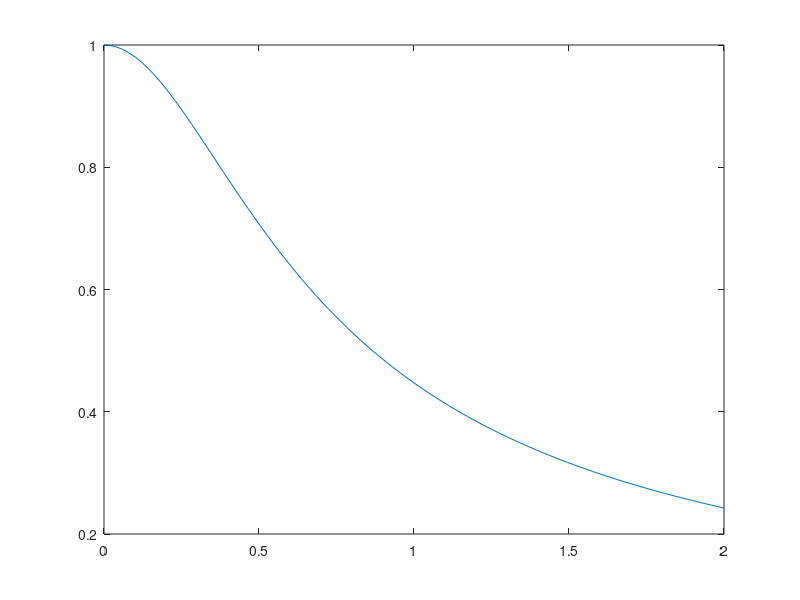
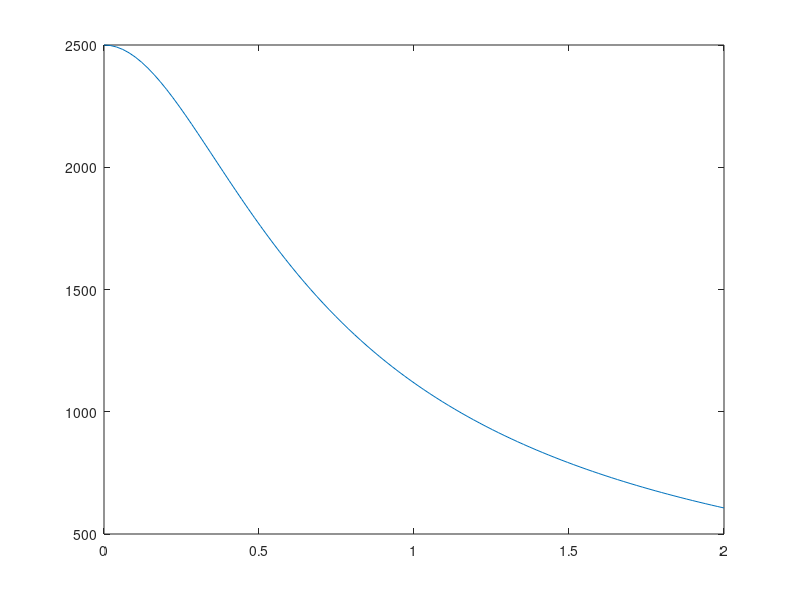

Here is the MATLAB script that generated these plots, in order:
clear all
close all

sigma_w=2500;
sigma_i=0.22;

mu_0=1.8;
sigma_0=0.3;

Rz_iw=@(z) 1./sqrt(4*z.^2+1);

Sigma_eff=@(z) sigma_i*(1-(1./sqrt(4*z.^2+1)))+sigma_w.*(1./sqrt(4*z.^2+1));


Z=linspace(0,2,100);

figure
plot(Z,Rz_iw(Z))

figure
plot(Z,Sigma_eff(Z))